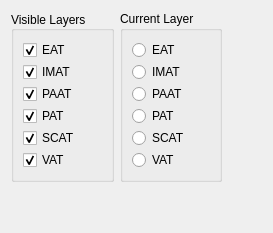
          <widget class="QWidget" name="tracingTab">
           <attribute name="title">
            <string>&amp;Tracing</string>
           </attribute>
           <layout class="QGridLayout" name="gridLayout_9">
            <item row="0" column="0">
             <widget class="QGroupBox" name="visibleLayersBox_3">
              <property name="sizePolicy">
               <sizepolicy hsizetype="Minimum" vsizetype="Preferred">
                <horstretch>0</horstretch>
                <verstretch>0</verstretch>
               </sizepolicy>
              </property>
              <property name="title">
               <string>Visible Layers</string>
              </property>
              <property name="alignment">
               <set>Qt::AlignLeading|Qt::AlignLeft|Qt::AlignVCenter</set>
              </property>
              <layout class="QGridLayout" name="gridLayout_4">
               <property name="sizeConstraint">
                <enum>QLayout::SetDefaultConstraint</enum>
               </property>
               <property name="topMargin">
                <number>9</number>
               </property>
               <property name="rightMargin">
                <number>9</number>
               </property>
               <property name="horizontalSpacing">
                <number>0</number>
               </property>
               <property name="verticalSpacing">
                <number>2</number>
               </property>
               <item row="6" column="0" alignment="Qt::AlignLeft">
                <widget class="QCheckBox" name="VATCheckBox">
                 <property name="sizePolicy">
                  <sizepolicy hsizetype="Maximum" vsizetype="Fixed">
                   <horstretch>0</horstretch>
                   <verstretch>0</verstretch>
                  </sizepolicy>
                 </property>
                 <property name="toolTip">
                  <string>&lt;html&gt;&lt;head/&gt;&lt;body&gt;&lt;p&gt;&lt;span style=&quot; font-weight:600;&quot;&gt;Visceral Adipose Tissue&lt;/span&gt;&lt;/p&gt;&lt;p&gt;Fat surrounding organs within abdomen&lt;/p&gt;&lt;/body&gt;&lt;/html&gt;</string>
                 </property>
                 <property name="text">
                  <string>VAT</string>
                 </property>
                 <property name="checked">
                  <bool>true</bool>
                 </property>
                </widget>
               </item>
               <item row="0" column="0" alignment="Qt::AlignLeft">
                <widget class="QCheckBox" name="EATCheckBox">
                 <property name="sizePolicy">
                  <sizepolicy hsizetype="Maximum" vsizetype="Fixed">
                   <horstretch>0</horstretch>
                   <verstretch>0</verstretch>
                  </sizepolicy>
                 </property>
                 <property name="minimumSize">
                  <size>
                   <width>15</width>
                   <height>0</height>
                  </size>
                 </property>
                 <property name="toolTip">
                  <string>&lt;html&gt;&lt;head/&gt;&lt;body&gt;&lt;p&gt;&lt;span style=&quot; font-weight:600;&quot;&gt;Epicardial Adipose Tissue&lt;/span&gt;&lt;/p&gt;&lt;p&gt;Fat within pericardial sac&lt;/p&gt;&lt;/body&gt;&lt;/html&gt;</string>
                 </property>
                 <property name="text">
                  <string>EAT</string>
                 </property>
                 <property name="checked">
                  <bool>true</bool>
                 </property>
                 <property name="tristate">
                  <bool>false</bool>
                 </property>
                </widget>
               </item>
               <item row="4" column="0" alignment="Qt::AlignLeft">
                <widget class="QCheckBox" name="PATCheckBox">
                 <property name="sizePolicy">
                  <sizepolicy hsizetype="Maximum" vsizetype="Fixed">
                   <horstretch>0</horstretch>
                   <verstretch>0</verstretch>
                  </sizepolicy>
                 </property>
                 <property name="toolTip">
                  <string>&lt;html&gt;&lt;head/&gt;&lt;body&gt;&lt;p&gt;&lt;span style=&quot; font-weight:600;&quot;&gt;Paracardial Adipose Tissue&lt;/span&gt;&lt;/p&gt;&lt;p&gt;Fat outside pericardial sac&lt;/p&gt;&lt;/body&gt;&lt;/html&gt;</string>
                 </property>
                 <property name="text">
                  <string>PAT</string>
                 </property>
                 <property name="checked">
                  <bool>true</bool>
                 </property>
                </widget>
               </item>
               <item row="5" column="0" alignment="Qt::AlignLeft">
                <widget class="QCheckBox" name="SCATCheckBox">
                 <property name="sizePolicy">
                  <sizepolicy hsizetype="Maximum" vsizetype="Fixed">
                   <horstretch>0</horstretch>
                   <verstretch>0</verstretch>
                  </sizepolicy>
                 </property>
                 <property name="toolTip">
                  <string>&lt;html&gt;&lt;head/&gt;&lt;body&gt;&lt;p&gt;&lt;span style=&quot; font-weight:600;&quot;&gt;SubCutaneous Adipose Tissue&lt;/span&gt;&lt;/p&gt;&lt;p&gt;Fat beneath the skin&lt;/p&gt;&lt;/body&gt;&lt;/html&gt;</string>
                 </property>
                 <property name="text">
                  <string>SCAT</string>
                 </property>
                 <property name="checked">
                  <bool>true</bool>
                 </property>
                </widget>
               </item>
               <item row="2" column="0" alignment="Qt::AlignLeft">
                <widget class="QCheckBox" name="IMATCheckBox">
                 <property name="sizePolicy">
                  <sizepolicy hsizetype="Maximum" vsizetype="Fixed">
                   <horstretch>0</horstretch>
                   <verstretch>0</verstretch>
                  </sizepolicy>
                 </property>
                 <property name="toolTip">
                  <string>&lt;html&gt;&lt;head/&gt;&lt;body&gt;&lt;p&gt;&lt;span style=&quot; font-weight:600;&quot;&gt;Inter&lt;/span&gt;&lt;span style=&quot; font-weight:600;&quot;&gt;M&lt;/span&gt;&lt;span style=&quot; font-weight:600;&quot;&gt;uscular Adipose Tissue&lt;/span&gt;&lt;/p&gt;&lt;p&gt;Fat in between muscles&lt;/p&gt;&lt;/body&gt;&lt;/html&gt;</string>
                 </property>
                 <property name="text">
                  <string>IMAT</string>
                 </property>
                 <property name="checked">
                  <bool>true</bool>
                 </property>
                </widget>
               </item>
               <item row="3" column="0" alignment="Qt::AlignLeft">
                <widget class="QCheckBox" name="PAATCheckBox">
                 <property name="sizePolicy">
                  <sizepolicy hsizetype="Maximum" vsizetype="Fixed">
                   <horstretch>0</horstretch>
                   <verstretch>0</verstretch>
                  </sizepolicy>
                 </property>
                 <property name="toolTip">
                  <string>&lt;html&gt;&lt;head/&gt;&lt;body&gt;&lt;p&gt;&lt;span style=&quot; font-weight:600;&quot;&gt;Peri-Aortic Adipose Tissue&lt;/span&gt;&lt;/p&gt;&lt;p&gt;Fat surrounding aorta&lt;/p&gt;&lt;/body&gt;&lt;/html&gt;</string>
                 </property>
                 <property name="text">
                  <string>PAAT</string>
                 </property>
                 <property name="checked">
                  <bool>true</bool>
                 </property>
                </widget>
               </item>
              </layout>
             </widget>
            </item>
            <item row="0" column="1">
             <widget class="QGroupBox" name="currentLayerBox_3">
              <property name="sizePolicy">
               <sizepolicy hsizetype="Minimum" vsizetype="Preferred">
                <horstretch>0</horstretch>
                <verstretch>0</verstretch>
               </sizepolicy>
              </property>
              <property name="toolTip">
               <string>&lt;html&gt;&lt;head/&gt;&lt;body&gt;&lt;p&gt;Active layer being traced out on axial slice screen&lt;/p&gt;&lt;/body&gt;&lt;/html&gt;</string>
              </property>
              <property name="title">
               <string>Current Layer</string>
              </property>
              <layout class="QVBoxLayout" name="verticalLayout_4">
               <property name="spacing">
                <number>2</number>
               </property>
               <item>
                <widget class="QRadioButton" name="EATRadioBtn">
                 <property name="sizePolicy">
                  <sizepolicy hsizetype="Maximum" vsizetype="Fixed">
                   <horstretch>0</horstretch>
                   <verstretch>0</verstretch>
                  </sizepolicy>
                 </property>
                 <property name="toolTip">
                  <string>&lt;html&gt;&lt;head/&gt;&lt;body&gt;&lt;p&gt;&lt;span style=&quot; font-weight:600;&quot;&gt;Epicardial Adipose Tissue&lt;/span&gt;&lt;/p&gt;&lt;p&gt;Fat within pericardial sac&lt;/p&gt;&lt;/body&gt;&lt;/html&gt;</string>
                 </property>
                 <property name="toolTipDuration">
                  <number>4000</number>
                 </property>
                 <property name="whatsThis">
                  <string>This is something crazier I must say.</string>
                 </property>
                 <property name="text">
                  <string>EAT</string>
                 </property>
                </widget>
               </item>
               <item>
                <widget class="QRadioButton" name="IMATRadioBtn">
                 <property name="sizePolicy">
                  <sizepolicy hsizetype="Maximum" vsizetype="Fixed">
                   <horstretch>0</horstretch>
                   <verstretch>0</verstretch>
                  </sizepolicy>
                 </property>
                 <property name="toolTip">
                  <string>&lt;html&gt;&lt;head/&gt;&lt;body&gt;&lt;p&gt;&lt;span style=&quot; font-weight:600;&quot;&gt;Inter&lt;/span&gt;&lt;span style=&quot; font-weight:600;&quot;&gt;M&lt;/span&gt;&lt;span style=&quot; font-weight:600;&quot;&gt;uscular Adipose Tissue&lt;/span&gt;&lt;/p&gt;&lt;p&gt;Fat in between muscles&lt;/p&gt;&lt;/body&gt;&lt;/html&gt;</string>
                 </property>
                 <property name="toolTipDuration">
                  <number>4000</number>
                 </property>
                 <property name="text">
                  <string>IMAT</string>
                 </property>
                </widget>
               </item>
               <item>
                <widget class="QRadioButton" name="PAATRadioBtn">
                 <property name="sizePolicy">
                  <sizepolicy hsizetype="Maximum" vsizetype="Fixed">
                   <horstretch>0</horstretch>
                   <verstretch>0</verstretch>
                  </sizepolicy>
                 </property>
                 <property name="toolTip">
                  <string>&lt;html&gt;&lt;head/&gt;&lt;body&gt;&lt;p&gt;&lt;span style=&quot; font-weight:600;&quot;&gt;Peri-Aortic Adipose Tissue&lt;/span&gt;&lt;/p&gt;&lt;p&gt;Fat surrounding aorta&lt;/p&gt;&lt;/body&gt;&lt;/html&gt;</string>
                 </property>
                 <property name="toolTipDuration">
                  <number>4000</number>
                 </property>
                 <property name="text">
                  <string>PAAT</string>
                 </property>
                </widget>
               </item>
               <item>
                <widget class="QRadioButton" name="PATRadioBtn">
                 <property name="sizePolicy">
                  <sizepolicy hsizetype="Maximum" vsizetype="Fixed">
                   <horstretch>0</horstretch>
                   <verstretch>0</verstretch>
                  </sizepolicy>
                 </property>
                 <property name="toolTip">
                  <string>&lt;html&gt;&lt;head/&gt;&lt;body&gt;&lt;p&gt;&lt;span style=&quot; font-weight:600;&quot;&gt;Paracardial Adipose Tissue&lt;/span&gt;&lt;/p&gt;&lt;p&gt;Fat outside pericardial sac&lt;/p&gt;&lt;/body&gt;&lt;/html&gt;</string>
                 </property>
                 <property name="toolTipDuration">
                  <number>4000</number>
                 </property>
                 <property name="text">
                  <string>PAT</string>
                 </property>
                </widget>
               </item>
               <item>
                <widget class="QRadioButton" name="SCATRadioBtn">
                 <property name="sizePolicy">
                  <sizepolicy hsizetype="Maximum" vsizetype="Fixed">
                   <horstretch>0</horstretch>
                   <verstretch>0</verstretch>
                  </sizepolicy>
                 </property>
                 <property name="toolTip">
                  <string>&lt;html&gt;&lt;head/&gt;&lt;body&gt;&lt;p&gt;&lt;span style=&quot; font-weight:600;&quot;&gt;SubCutaneous Adipose Tissue&lt;/span&gt;&lt;/p&gt;&lt;p&gt;Fat beneath the skin&lt;/p&gt;&lt;/body&gt;&lt;/html&gt;</string>
                 </property>
                 <property name="toolTipDuration">
                  <number>4000</number>
                 </property>
                 <property name="text">
                  <string>SCAT</string>
                 </property>
                </widget>
               </item>
               <item>
                <widget class="QRadioButton" name="VATRadioBtn">
                 <property name="sizePolicy">
                  <sizepolicy hsizetype="Maximum" vsizetype="Fixed">
                   <horstretch>0</horstretch>
                   <verstretch>0</verstretch>
                  </sizepolicy>
                 </property>
                 <property name="toolTip">
                  <string>&lt;html&gt;&lt;head/&gt;&lt;body&gt;&lt;p&gt;&lt;span style=&quot; font-weight:600;&quot;&gt;Visceral Adipose Tissue&lt;/span&gt;&lt;/p&gt;&lt;p&gt;Fat surrounding organs within abdomen&lt;/p&gt;&lt;/body&gt;&lt;/html&gt;</string>
                 </property>
                 <property name="toolTipDuration">
                  <number>4000</number>
                 </property>
                 <property name="text">
                  <string>VAT</string>
                 </property>
                </widget>
               </item>
              </layout>
             </widget>
            </item>
            <item row="1" column="0">
             <spacer name="verticalSpacer_3">
              <property name="orientation">
               <enum>Qt::Vertical</enum>
              </property>
              <property name="sizeHint" stdset="0">
               <size>
                <width>20</width>
                <height>40</height>
               </size>
              </property>
             </spacer>
            </item>
            <item row="0" column="2">
             <spacer name="horizontalSpacer_3">
              <property name="orientation">
               <enum>Qt::Horizontal</enum>
              </property>
              <property name="sizeHint" stdset="0">
               <size>
                <width>40</width>
                <height>20</height>
               </size>
              </property>
             </spacer>
            </item>
           </layout>
          </widget>
